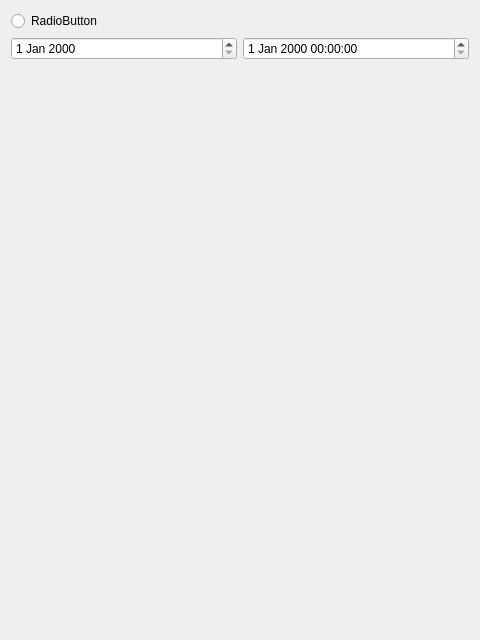
<?xml version="1.0" encoding="UTF-8"?>
<ui version="4.0">
 <class>Form</class>
 <widget class="QWidget" name="Form">
  <property name="geometry">
   <rect>
    <x>0</x>
    <y>0</y>
    <width>480</width>
    <height>640</height>
   </rect>
  </property>
  <property name="windowTitle">
   <string>Form</string>
  </property>
  <layout class="QVBoxLayout" name="verticalLayout_2">
   <item>
    <layout class="QVBoxLayout" name="verticalLayout">
     <item>
      <widget class="QRadioButton" name="event_button">
       <property name="text">
        <string>RadioButton</string>
       </property>
      </widget>
     </item>
     <item>
      <layout class="QHBoxLayout" name="dates_layout">
       <item>
        <widget class="QDateEdit" name="start_date_edit"/>
       </item>
       <item>
        <widget class="QDateTimeEdit" name="end_date_edit"/>
       </item>
      </layout>
     </item>
     <item>
      <spacer name="verticalSpacer">
       <property name="orientation">
        <enum>Qt::Vertical</enum>
       </property>
       <property name="sizeHint" stdset="0">
        <size>
         <width>20</width>
         <height>40</height>
        </size>
       </property>
      </spacer>
     </item>
    </layout>
   </item>
  </layout>
 </widget>
 <resources/>
 <connections/>
</ui>
